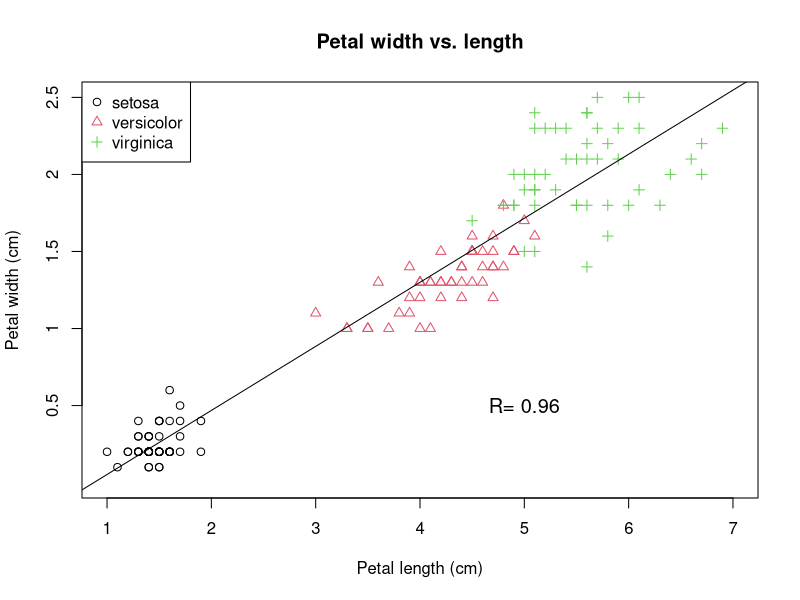

This figure's R source:
## ---- chunk 1
knitr::opts_chunk$set(echo = TRUE)
## ---- chunk 2
data(iris)

pch_values <- c(1, 2, 3) # assigning different pch symbols 
species_pch <- as.numeric(factor(iris$Species))  # matching pch symbols to species

pdf(file = "Practice 4.1.pdf", paper = "A4", width = 8, height = 6)

# Plotting! 
plot(iris$Petal.Length, iris$Petal.Width, 
     xlim = c(1, 7),
     ylim = c(0, 2.5),
     yaxt = "n", # disable default y-axis
     main = "Petal width vs. length", 
     xlab = "Petal length (cm)", 
     ylab = "Petal width (cm)", 
     pch = pch_values[species_pch],  
     col = iris$Species)  

axis(2, at = seq(0.5, 2.5, by = 0.5), 
     labels = seq(0.5, 2.5, by = 0.5))  # custom y-axis ticks

# linear regression model
lm_model <- lm(Petal.Width~Petal.Length, data = iris)
abline(lm_model, col = "black", lwd = 1)

r_squared <- summary(lm_model)$r.squared
text(5, 0.5, paste("R=", round(sqrt(r_squared), 2)), col = "black", cex = 1.2) # coordinate as plot location. VD: Should be sqrt OR R^2 

# legend
legend("topleft", 
       legend = levels(iris$Species), 
       col = 1:3, 
       pch = pch_values)

# export plot as pdf 
dev.off()
getwd()
setwd("/Users/riversung/NTU/113-1 Fall 2024/Ocean5098 R/Rclass_Fall2024/Graphics")
